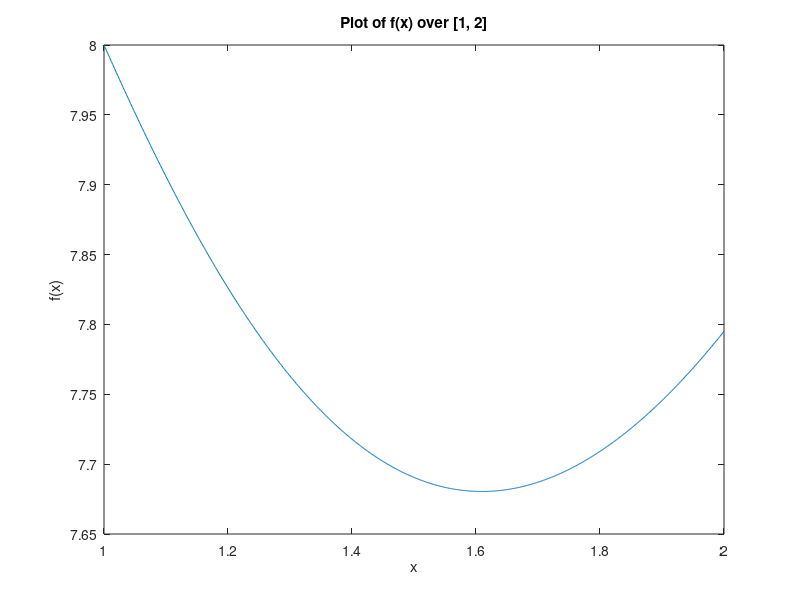

MATLAB code to generate this figure:
% Define the function
f = @(x) 8*exp(1-x) + 7*log(x);

% Define the range of x values
x = linspace(1, 2, 1000);

% Calculate the corresponding y values
y = f(x);

% Plot the function
plot(x, y)
xlabel('x')
ylabel('f(x)')
title('Plot of f(x) over [1, 2]')

% Verify unimodality
% Find the minimum value of f(x) within the interval [1, 2]
[min_y, min_index] = min(y);
min_x = x(min_index);
disp(['Minimum value of f(x) is ', num2str(min_y), ' at x = ', num2str(min_x)])

% Check if the function is unimodal over the interval [1, 2]
if min_index == 1 || min_index == length(x)
    disp('Function is not unimodal over the interval [1, 2]')
else
    disp('Function is unimodal over the interval [1, 2]')
end
